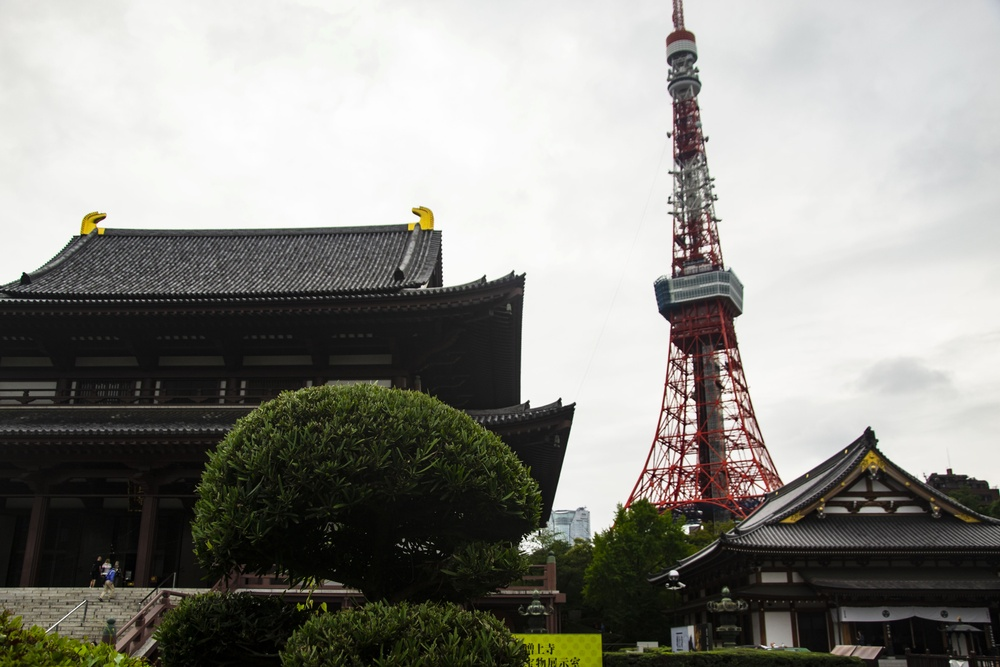
#> input picture ReadImageFromFile/tokyo.jpg, 1000 x 667 px, shrunk from 4608 x 3072 before the run, found by its file name
$ python fouriertransform.py
#> lines starting #> are read from the running program, lines starting #| are printed output that depends on the picture
# Source from Alexey Spizhevoy and Aleksandr Rybnikov OpenCV 3 Computer Vision with Python Cookbook

import cv2
import argparse
import numpy as np
import matplotlib.pyplot as plt

# Create an object for parsing argument from command line
parser = argparse.ArgumentParser()

# Defines the argument --image and -i for setting image path. Default is
# tokyo.jpg which is included in this repository
parser.add_argument('--path', '-p', default='../res/tokyo.jpg', help='Image path.')
params = parser.parse_args()

# Read image as grey and convert it to float32
image = cv2.imread(params.path, 0).astype(np.float32) / 255
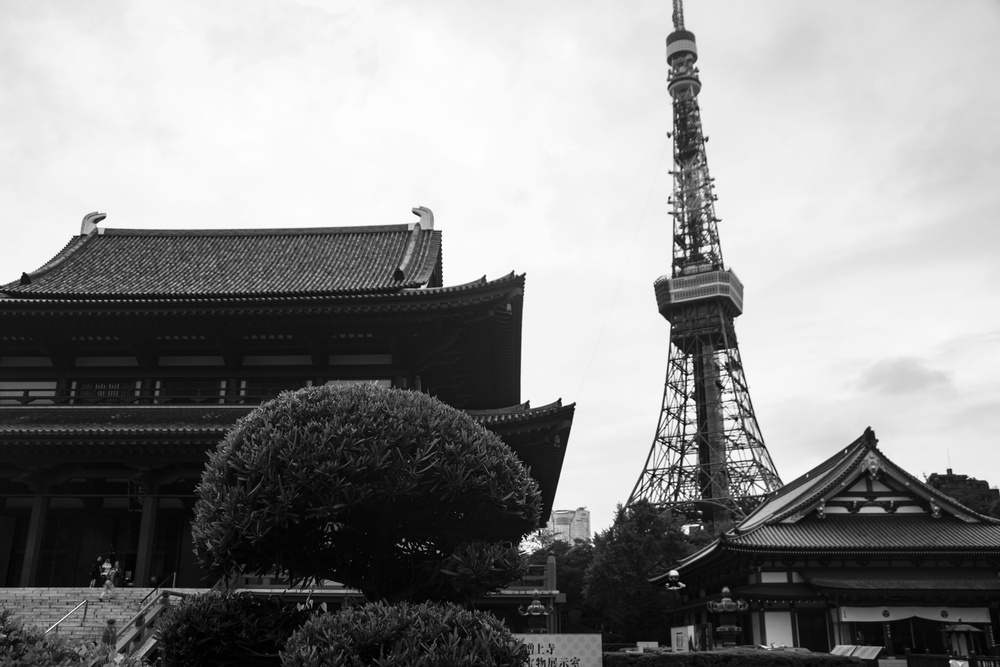
#> image: shape (667, 1000) float32; min 0, max 1, mean 0.547

# Check wether the image was successfully loaded
assert image is not None

# Apply discrete fourier transform
fourier = cv2.dft(image, flags=cv2.DFT_COMPLEX_OUTPUT)

# View image spectrum
shifted = np.fft.fftshift(fourier, axes=[0,1])
magnitude = cv2.magnitude(shifted[:,:,0], shifted[:,:,1])
magnitude = np.log(magnitude)
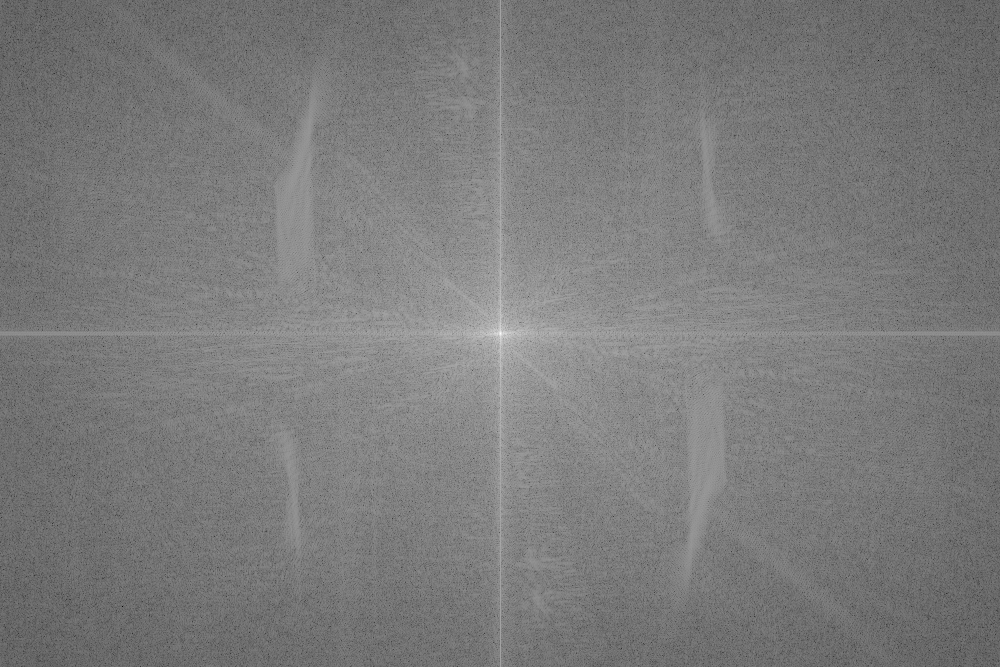
#> magnitude: shape (667, 1000) float32; min -6.14, max 12.81, mean 3.02; drawn with min black and max white

plt.axis('off')
plt.imshow(magnitude, cmap='gray')
plt.tight_layout()
plt.show()

# convert back from the frequency representation to spatial representation
restored = cv2.idft(fourier, flags=cv2.DFT_SCALE | cv2.DFT_REAL_OUTPUT)
